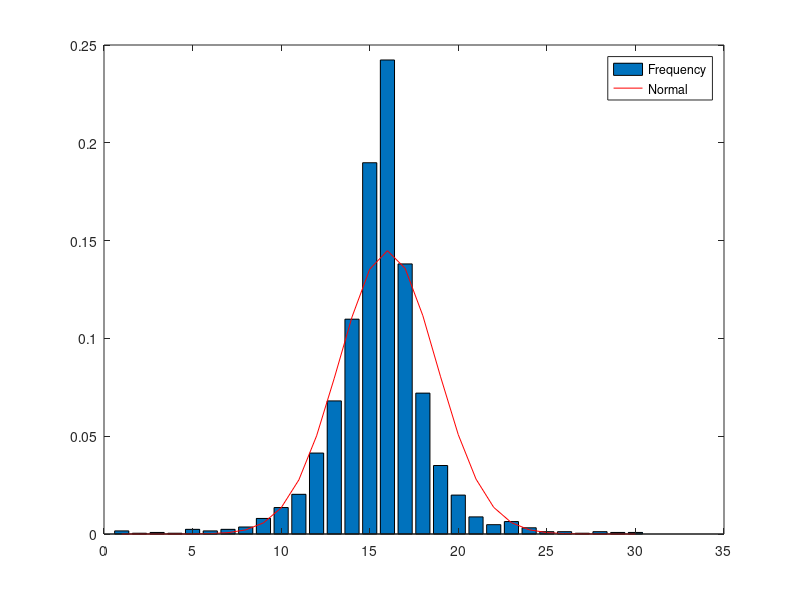

The MATLAB source for this figure:
%%%%%%%%%%%%%%%%%%%%%%%%%%%%%%%%%%%%%%%%%%%%%%%%%%%%%%%%%
%  Capital University of Economics and Business(CUEB)
%  School of Finance, Dept. of International Finance 
%  Professor :Marcus, Yingfeng, Yu
%  Copyright (c) 2015, Yingfeng Yu
%  All rights reserved.
%  Quantitative Finance and MacroEconomics Group(QFnME) teaching materials
%  Contact info: yuyingfeng@cueb.edu.cn

clear all
close all

%using Q1_1's result
load PFQ1_1_result.mat

%LR represents 'log-return'
mean_LR=mean(log_return(:,2))
std_LR=std(log_return(:,2))
skws_LR=skewness(log_return(:,2))
kur_LR=kurtosis(log_return(:,2))-3;

scl=[-inf,-0.070:0.005:0.070,inf];
freq_num=histc(log_return(:,2),scl);

freq_num=freq_num(1:end-1);%the same as PF Q1_2 ColJ
freq_totalObs=freq_num/sum(freq_num);%the same as PF Q1_2 ColK
Norm_dist=normpdf(scl(1:end),mean_LR,std_LR)/sum(normpdf(scl(1:end-1),mean_LR,std_LR));
Norm_dist=Norm_dist(1:end-1);%ColL


%plot 
bar(freq_totalObs)
hold on
plot(Norm_dist,'r')
legend('Frequency','Normal');
